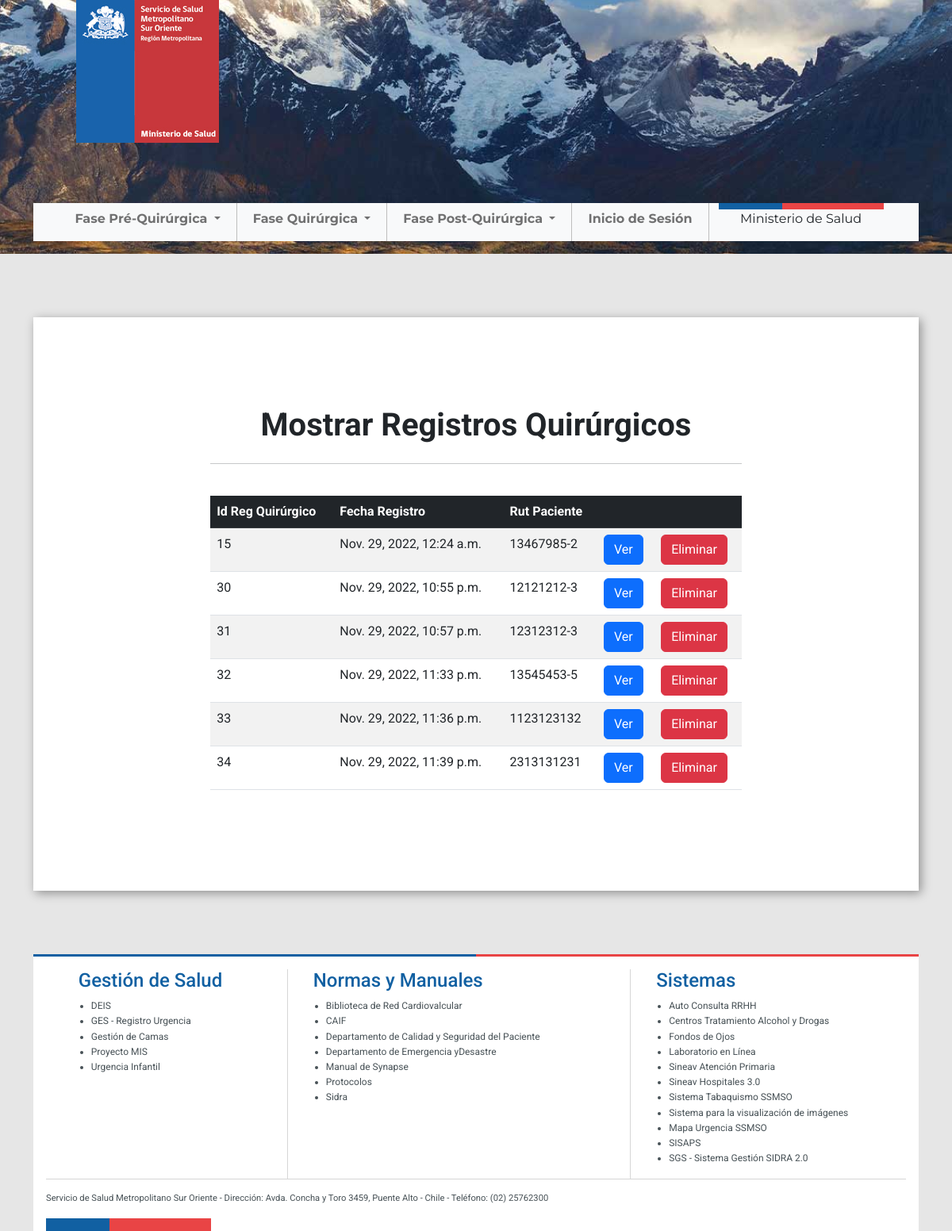
Before: /mostrarTodo.html/ with the older database file.
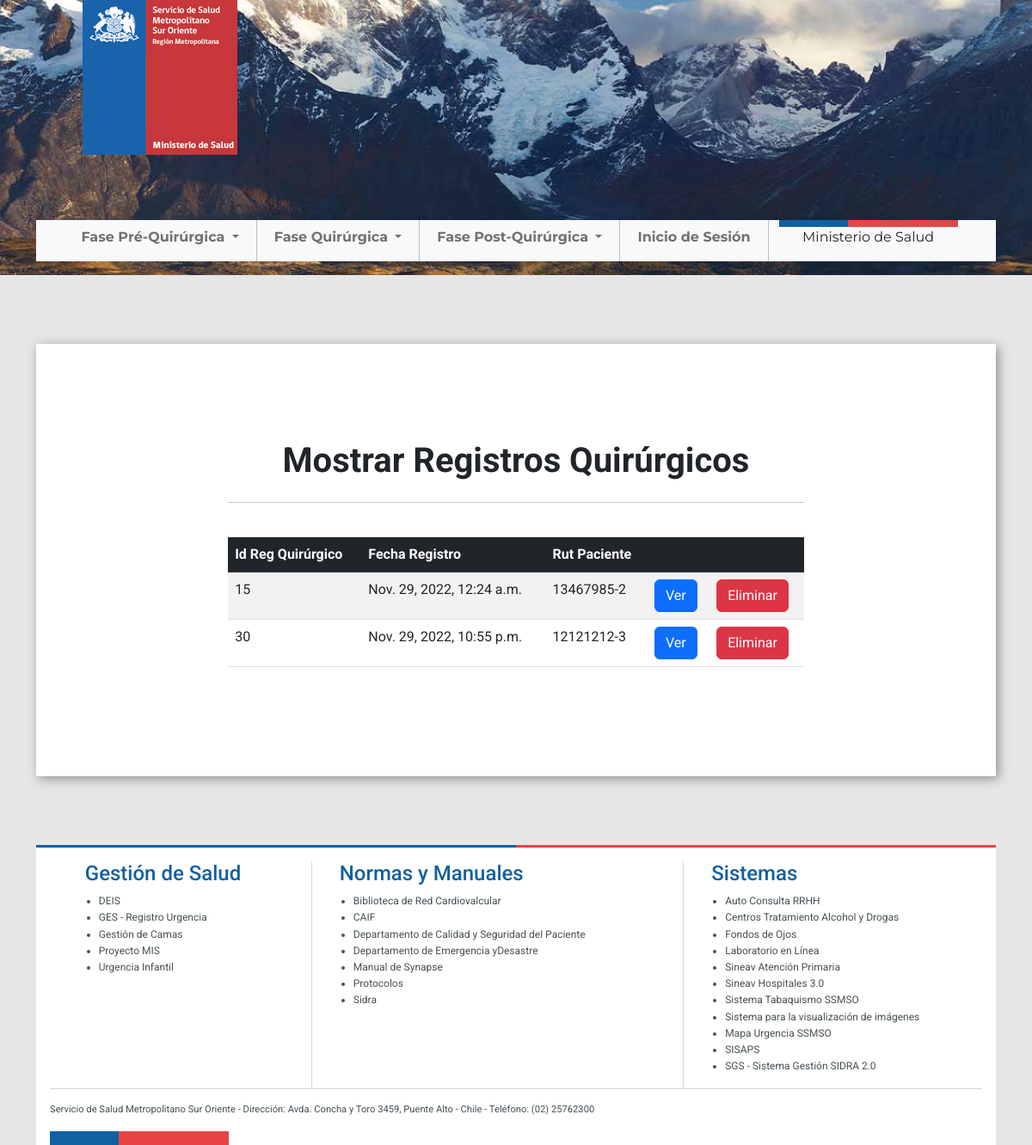
After: the same page with the newer database file.
### app/models.py (models this page shows, shortened)
class RegQuirurgico (models.Model):
    regQuiId = models.BigAutoField(primary_key=True, verbose_name='Id  Registro de Quirúrgico')
    regQuiFecha = models.DateTimeField(default=django.utils.timezone.now, verbose_name='Fecha Registro de Quirúrgico')
    regQuiRec = models.OneToOneField(RegRecepcion, on_delete=models.CASCADE)
    regQuiInter = models.OneToOneField(InfIntervencion, on_delete=models.CASCADE, blank=True, null=True)
    regQuiTras = models.OneToOneField(InfTraslado, on_delete=models.CASCADE)

class RegRecepcion (models.Model):
    regRecepId = models.BigAutoField(primary_key=True, verbose_name='Id  Registro de Recepción')
    regRecepFecha = models.DateTimeField(default=django.utils.timezone.now, verbose_name='Fecha Registro de Recepción')
    regRecepPac = models.OneToOneField(Paciente, on_delete=models.CASCADE)

class Paciente (models.Model):
    paRut = models.CharField(primary_key=True, max_length=10, verbose_name='Rut Paciente')
    paNombres = models.CharField(max_length=100, verbose_name='Nombres Paciente')
    paApellidos = models.CharField(max_length=100 ,verbose_name='Apellidos Paciente')
    paCorreoEmerg = models.CharField(max_length=50, verbose_name='Correo Emergencia Paciente')
    paCirugia = models.ForeignKey(Cirugia, on_delete=models.CASCADE)
    paAlergias = models.CharField(max_length=100, blank=True, default="", verbose_name='Alergias Paciente')
    paCirugiasAnteriores = models.CharField(max_length=250, blank=True, default="", verbose_name='Cirugia Anteriores Paciente')

### app/views.py (the view)
# urls.py: path('mostrarTodo.html/', mostrarTodo ,name="mostrarTodo"),
def mostrarTodo(request):
    reg = models.RegQuirurgico.objects.all()
    context = {
        'reg': reg
    }
    return render(request, 'ssmso/mostrarTodo.html', context)

### app/templates/ssmso/mostrarTodo.html (shortened to what this page needs)
<!DOCTYPE html>
<html lang="es">
{% load static %}
<head>
    {% include './default/head.html' %}
</head>
<body>
    {% load static %}
    {% include './default/header.html' %}
    <div class="container">
        <div class="body-bg">
            <div class="row">
                <div class="col centrar"><h1><b>Mostrar Registros Quirúrgicos</b></h1></div>
            </div>
            <hr><br>
            <div class="table-responsive">
                <table class="table table-striped">
                    <thead class="table-dark">
                        <tr>
                            <th>Id Reg Quirúrgico</th>
                            <th>Fecha Registro</th>
                            <th>Rut Paciente</th>
                            <th></th>
                            <th></th>
                        </tr>
                    </thead>
                    <tbody>
                        {% if reg %}
                            {% for r in reg %}
                            <tr>
                                <td>{{ r.regQuiId }}</td>
                                <td>{{ r.regQuiFecha }}</td>
                                <td>{{ r.regQuiRec.regRecepPac.paRut }}</td>
                                <td><a href="{% url 'verReg' r.regQuiId%}" class="btn btn-primary">Ver</a></td>
                                <td><a href="#" onclick="eliminar({{r.regQuiId}})" class="btn btn-danger">Eliminar</a></td>
                            </tr>
                            {% endfor %}
                        {% else %}
                            <tr>
                                <td colspan="4">
                                    <div class="alert alert-danger text-center">Registros Quirúrgicos</div>
                                </td>
                            </tr>
                        {% endif %}
                    </tbody>
                </table>
            </div>
        </div>
    </div>
    {% include './default/footer.html' %}
</body>
</html>

### app/templates/ssmso/default/head.html (shortened to what this page needs)
{% load static %}
<link href="https://cdn.jsdelivr.net/npm/bootstrap@5.2.2/dist/css/bootstrap.min.css" rel="stylesheet">
<link rel="stylesheet" href="{% static '/ssmso/css/main.css' %}">

### app/templates/ssmso/default/header.html (shortened to what this page needs)
<header>
    {% load static %}
    <div class="container">
        <div class="imggb">
            <a href="{% url 'index' %}">
                <img src="{% static '/ssmso/img/logo.png' %}">
            </a>
        </div>
    </div>
    <div class="container main-navbar">
        <div class="navbarhome sticky-bottom">
            <nav class="navbar navbar-expand-lg bg-light ">
                <div class="container">
                    <div class="collapse navbar-collapse" id="navbarNavDropdown" >
                        <ul class="navbar-nav">
                            <div class="row" >
                                <div class="col">
                                    <li class="nav-item dropdown">
                                        <a class="nav-link dropdown-toggle {% if user.is_authenticated != True %}color{% endif %}" href="#" role="button" data-bs-toggle="dropdown" aria-expanded="false" {% if user.is_authenticated != True %}disabled class="a"{% endif %}>
                                            <b> Fase Pré-Quirúrgica</b>
                                        </a>
                                    </li>
                                </div>
                                <div class="col">
                                    <li class="nav-item dropdown">
                                        <a class="nav-link dropdown-toggle {% if user.is_authenticated != True %}color{% endif %}" href="#" role="button" data-bs-toggle="dropdown" aria-expanded="false" {% if user.is_authenticated != True %}disabled{% endif %}>
                                            <b>Fase Quirúrgica</b>
                                        </a>
                                    </li>
                                </div>
                                <div class="col">
                                    <li class="nav-item dropdown">
                                        <a class="nav-link dropdown-toggle {% if user.is_authenticated != True %}color{% endif %}" href="#" role="button" data-bs-toggle="dropdown" aria-expanded="false" {% if user.is_authenticated != True %}disabled{% endif %}>
                                           <b> Fase Post-Quirúrgica</b>
                                        </a>
                                    </li>
                                </div>
                                <div class="col">
                                    {% if user.is_authenticated %}
                                        <li class="nav-item dropdown">
                                            <a class="nav-link dropdown-toggle {% if user.is_authenticated != True %}color{% endif %}" href="#" role="button" data-bs-toggle="dropdown" aria-expanded="false" {% if user.is_authenticated != True %}disabled{% endif %}>
                                                <b>{{ user.usuario.userCorreo }}</b>
                                            </a>
                                            <ul class="dropdown-menu">
                                                <li><a class="dropdown-item" href="#">Perfil</a></li>
                                                <li><a class="dropdown-item" href="{% url 'mostrarTodo' %}">Ver Fichas</a></li>
                                                <li><a class="dropdown-item" href="#">Configuración</a></li>
                                                <li><a class="dropdown-item" href="{% url 'logout' %}">Cerrar Sesión</a></li>
                                            </ul>
                                        </li>
                                    {% else %}
                                        <a class="nav-link " href="{% url 'login' %}">
                                            <b> Inicio de Sesión</b>
                                        </a>
                                    {% endif %}
                                </div>
                                <div class="col" style="border:0">
                                    <div class="nav-mini-logo-min"><span class="azul"></span><span class="rojo"></span></div>
                                    <p class="min" style="width: 100% ;text-align: center;">Ministerio de Salud</p>
                                </div>
                            </div>
                        </ul>
                    </div>
                </div>
            </nav>
        </div>
    </div>
</header>

### app/templates/ssmso/default/footer.html
<div class="container">
    <footer>
        <div class="line-mini-logo-min"><span class="footer-azul"></span><span class="footer-rojo"></span></div>
        <div class="footer-container">
            <div class="lista">
                <h4>Gestión de Salud</h4>
                <ul>
                    <li>DEIS</li>
                    <li>GES - Registro Urgencia</li>
                    <li>Gestión de Camas</li>
                    <li>Proyecto MIS</li>
                    <li>Urgencia Infantil</li>
                </ul>
            </div>
            <div class="lista border-gray">
                <h4>Normas y Manuales</h4>
                <ul>
                    <li>Biblioteca de Red Cardiovalcular</li>
                    <li>CAIF</li>
                    <li>Departamento de Calidad y Seguridad del Paciente</li>
                    <li>Departamento de Emergencia yDesastre</li>
                    <li>Manual de Synapse</li>
                    <li>Protocolos</li>
                    <li>Sidra</li>
                </ul>
            </div>
            <div class="lista border-gray">
                <h4>Sistemas</h4>
                <ul>
                    <li>Auto Consulta RRHH</li>
                    <li>Centros Tratamiento Alcohol y Drogas</li>
                    <li>Fondos de Ojos</li>
                    <li>Laboratorio en Línea</li>
                    <li>Sineav Atención Primaria</li>
                    <li>Sineav Hospitales 3.0</li>
                    <li>Sistema Tabaquismo SSMSO</li>
                    <li>Sistema para la visualización de imágenes</li>
                    <li>Mapa Urgencia SSMSO</li>
                    <li>SISAPS</li>
                    <li>SGS - Sistema Gestión SIDRA 2.0</li>
                </ul>
            </div>
        </div>
        <div class="footer-text">Servicio de Salud Metropolitano Sur Oriente - Dirección: Avda. Concha y Toro 3459, Puente Alto - Chile - Teléfono: (02) 25762300</div>
        <div class="footer-mini-logo-min"><span class="azul"></span><span class="rojo"></span></div>
    </footer>
</div>

### app/static/ssmso/css/main.css (style rules this page uses)
body { margin: 0; background-color: #E6E6E6; font-family: 'Roboto', sans-serif; }
header { background-image: url(../img/bg.png); width:100%; height: 20rem; }
.navbar-collapse { justify-content: center; }
.navbar .col { border-right: 1px solid rgb(190, 190, 190); }
.main-navbar { padding-top: 16rem; font-family: 'Montserrat', sans-serif; text-align: center; width: auto; }
.navbar { padding: 0; }
.imggb { position: absolute; width: auto; height:auto; left: 6rem; top: 0px; }
.nav-mini-logo-min { display: flex; align-items: center; margin: 0 ; }
.nav-mini-logo-min > .azul { height: .5rem; }
.nav-mini-logo-min > .rojo { height: .5rem; }
.azul { background-color: #1160A2; width: 5rem; height: 1rem; }
.rojo { background-color: #E94445; width: 8rem; height: 1rem; }
.body-bg { background-color: white; padding: 10% 20% 10% 20%; margin-top: 5rem; margin-bottom: 5rem; -webkit-box-shadow: 3px 3px 12px 0px rgba(0,0,0,0.38); box-shadow: 3px 3px 12px 0px rgba(0,0,0,0.38); }
.centrar { text-align: center; }
footer { background: rgb(255, 255, 255); width: 100%; margin: 3rem 0 0 0; }
footer h4 { color: #1160A2; }
.line-mini-logo-min { display: flex; align-items: center; }
.footer-azul { background-color: #1160A2; width: 50%; height: .2rem; }
.footer-rojo { background-color: #E94445; width: 50%; height: .2rem; }
.footer-mini-logo-min { display: flex; align-items: center; margin: 0 0 0 1rem; }
.footer-container { display: flex; flex-direction: row; justify-content: space-around; border-bottom: 1px solid #d6d6d6; margin: 1rem; }
.lista.border-gray { padding: 0 2rem 0 2rem; border-left: 1px solid #d6d6d6; }
.lista>ul { font-size: 0.75rem; color: #475156; padding-left: 1rem; line-height: 1.2rem; }
.footer-text { color: #475156; font-size: 0.7rem; text-indent: 1rem; margin-bottom: 1rem; }

Changed rows visible on the page:
removed RegQuirurgico: regQuiId "31", regQuiFecha "Nov. 29, 2022, 10:57 p.m.", regQuiRec.regRecepPac.paRut "12312312-3"
removed RegQuirurgico: regQuiId "32", regQuiFecha "Nov. 29, 2022, 11:33 p.m.", regQuiRec.regRecepPac.paRut "13545453-5"
removed RegQuirurgico: regQuiId "33", regQuiFecha "Nov. 29, 2022, 11:36 p.m.", regQuiRec.regRecepPac.paRut "1123123132"
removed RegQuirurgico: regQuiId "34", regQuiFecha "Nov. 29, 2022, 11:39 p.m.", regQuiRec.regRecepPac.paRut "2313131231"
